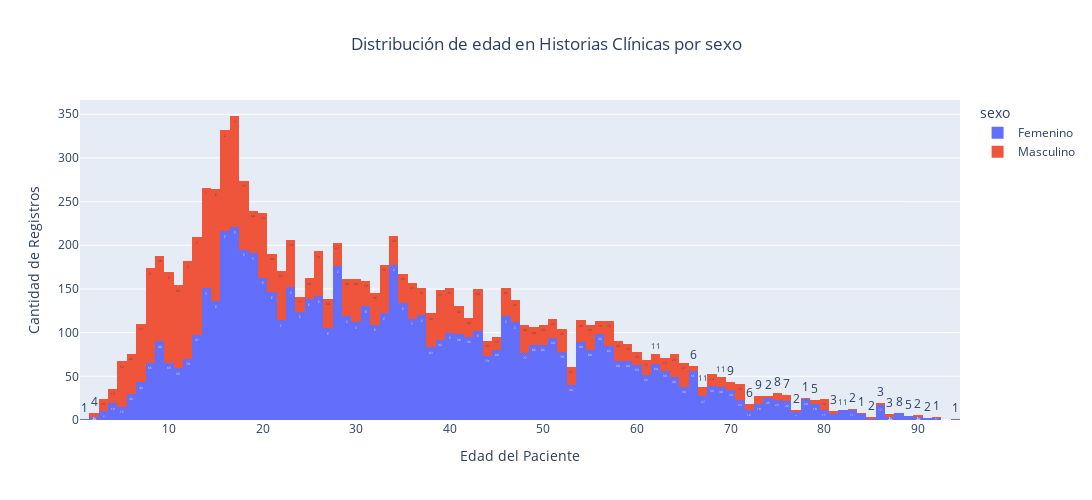

Write notebook code for a chart like this one.
### Code cell
# Distribución por edad y sexo
fig = px.histogram(historias_clinicas, 
             x="edad", 
             title="Distribución de edad en Historias Clínicas por sexo", 
             color="sexo",
             text_auto=True
             )


fig.update_layout(
    xaxis_title="Edad del Paciente",
    yaxis_title="Cantidad de Registros",
    title_x=0.5  # Centra el título
)


fig.update_layout(width=2000, height=500)


fig.show()

# guardar la imagen
save_plotly_fig(fig, "histograma_edad_sexo")

### Figure 1 — Plotly figure (JSON) as saved in the notebook; plotly's stock layout.template omitted (floating-point values rounded to 4 significant figures; data arrays with more than 128 entries replaced by an {"elided": "..."} marker saying what was removed)
{"data": [{"bingroup": "x", "hovertemplate": "sexo=Femenino<br>edad=%{x}<br>count=%{y}<extra></extra>", "legendgroup": "Femenino", "marker": {"color": "#636efa", "pattern": {"shape": ""}}, "name": "Femenino", "orientation": "v", "showlegend": true, "texttemplate": "%{value}", "type": "histogram", "x": {"elided": "6763 int values"}, "xaxis": "x", "yaxis": "y"}, {"bingroup": "x", "hovertemplate": "sexo=Masculino<br>edad=%{x}<br>count=%{y}<extra></extra>", "legendgroup": "Masculino", "marker": {"color": "#EF553B", "pattern": {"shape": ""}}, "name": "Masculino", "orientation": "v", "showlegend": true, "texttemplate": "%{value}", "type": "histogram", "x": {"elided": "3046 int values"}, "xaxis": "x", "yaxis": "y"}], "layout": {"barmode": "relative", "height": 500, "legend": {"title": {"text": "sexo"}, "tracegroupgap": 0}, "title": {"text": "Distribución de edad en Historias Clínicas por sexo", "x": 0.5}, "width": 2000, "xaxis": {"anchor": "y", "domain": [0, 1], "title": {"text": "Edad del Paciente"}}, "yaxis": {"anchor": "x", "domain": [0, 1], "title": {"text": "Cantidad de Registros"}}}}
